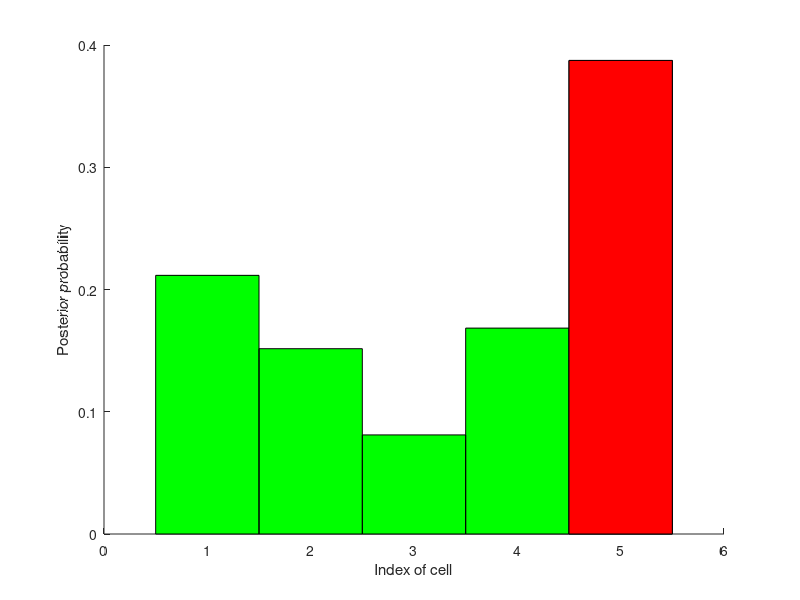
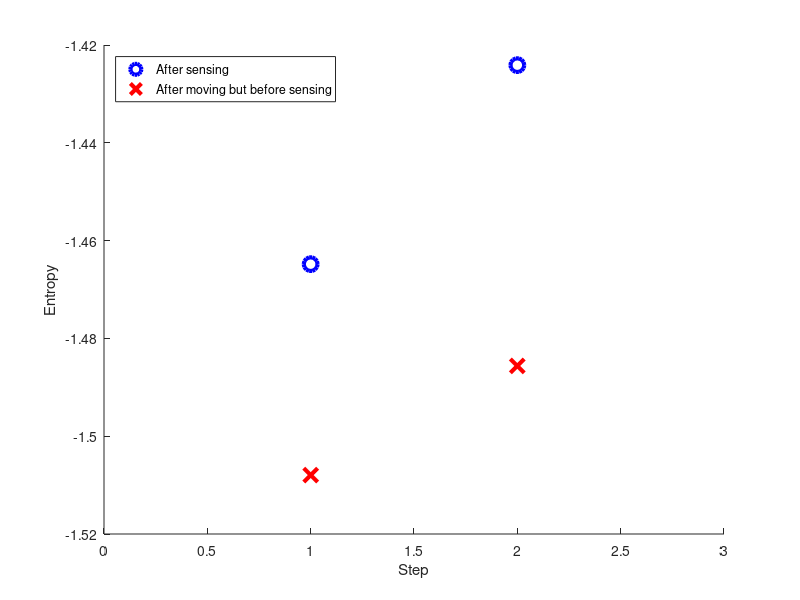

Write MATLAB code to recreate these figures, in order.
%% The main function
function p8
    clc; clear all; close all;
    p = [0.2, 0.2, 0.2, 0.2, 0.2];        % Prior
    world = {'green', 'red', 'red', 'green', 'green'};  % Map    
    %% First configuration of meas. & motion
    measurements = {'red', 'green'};      % Observation
    motions = [1, 1];                     % Motions
    %% Second configuration
%     measurements = {'red', 'green', 'green'};      % Observation
%     motions = [1, 1, 1];                     % Motions   
     %% Third configuration
%     measurements = {'green', 'red'};
%     motions = [1, 1];
    %% Fourth configuration
%     measurements = {'green', 'green'};
%     motions = [3, 1];
    %% Fifth configuration, It is impossible case.
%     measurements = {'red', 'red'};
%     motions = [3, 1];
    %% Sixth configuration, It is impossible case.
%     measurements = {'red', 'red'};
%     motions = [2, 1];
    %% Observation model
    pHit = 0.6;                           
    pMiss = 0.2;
    %% Motion model / Process model
    pExact = 0.8;
    pOvershoot = 0.1;
    pUndershoot = 0.1;
    %% The recursive sensing and moving
    entropy = zeros(2, length(motions));
    for i = 1 : length(measurements)
        %% Update by sensing
        p = sense(p, measurements(i), world, pHit, pMiss); 
        entropy(1,i) = sum(p .* log(p) );  
        %% Predict by moving
        p = move(p, motions(i), pExact, pOvershoot, pUndershoot);
        entropy(2,i) = sum(p .* log(p) );    
    end
    disp(p)
    disp(entropy(end, end)); % Show the final distribution's entropy
    %% Show the posterior
    h1 = figure(1);
    hold on;
    hAllBar = bar(p, 'hist');
    set(hAllBar,'FaceColor','g');
    [pMaxCell, iMaxCell] = max(p);
    pMax = zeros(1, length(p));
    pMax(iMaxCell) = pMaxCell;
    hMaxBar = bar(pMax, 'hist');
    set(hMaxBar,'FaceColor','r');
    xlabel('Index of cell');
    ylabel('Posterior probability');
    print(h1, '-dpng', 'posterior.png');
    %% Show the entropy
    h2 = figure(2);
    hold on;
    plot(entropy(1,:), 'bo', 'linewidth', 3, 'markersize', 10);
    plot(entropy(2,:), 'rx', 'linewidth', 3, 'markersize', 10);
    xlim([0, length(motions)+1]);
    xlabel('Step');
    ylabel('Entropy');
    legend('After sensing', 'After moving but before sensing', 'Location', 'NorthWest');
    print(h2, '-dpng', 'entropy.png');
end

%% 
function q = sense(p, z, world, pHit, pMiss)
    q = zeros(size(p));
    for i = 1:length(p)
        hit = strcmp(z, world(i));
        q(i) = p(i) * (hit * pHit + (1-hit) * pMiss); 
    end
    q = q / sum(q);     
end
%%
function q = move(p, u, pExact, pOvershoot, pUndershoot)
    n = length(p);
    q = zeros(1, n);
    for i = 1 : n
        q(i) = pExact * p(mod(i-1-u, n) + 1); 
        q(i) = q(i) + pOvershoot * p(mod(i-2-u, n) + 1);
        q(i) = q(i) + pUndershoot * p(mod(i-u, n) + 1);
    end
end